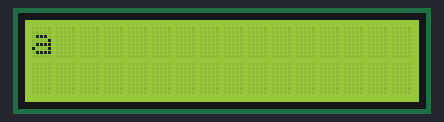
The sketch below on a simulated Arduino Uno, built with avr-gcc and run on an emulated ATmega328P. On the bench: 16×2 character LCD.

Above: at 0.16 s.
At 4.96 s:
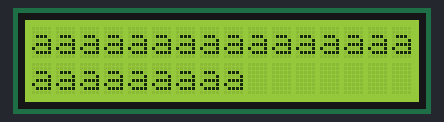
At 9.97 s:
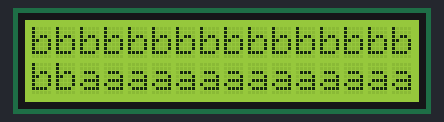
At 19.98 s:
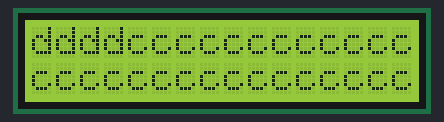
At 29.8 s:
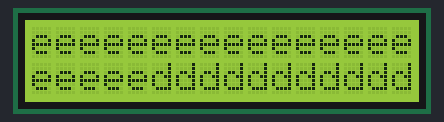
At 39.81 s:
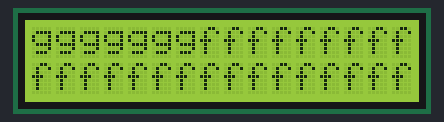

The sketch:

Set_Cursor.ino
```cpp
/*
  LiquidCrystal Library - setCursor

 Demonstrates the use a 16x2 LCD display.  The LiquidCrystal
 library works with all LCD displays that are compatible with the
 Hitachi HD44780 driver. There are many of them out there, and you
 can usually tell them by the 16-pin interface.

 This sketch prints to all the positions of the LCD using the
 setCursor(0 method:

  The circuit:
 * LCD RS pin to digital pin 12
 * LCD Enable pin to digital pin 11
 * LCD D4 pin to digital pin 5
 * LCD D5 pin to digital pin 4
 * LCD D6 pin to digital pin 3
 * LCD D7 pin to digital pin 2
 * 10K resistor:
 * ends to +5V and ground
 * wiper to LCD VO pin (pin 3)

 Library originally added 18 Apr 2008
 by David A. Mellis
 library modified 5 Jul 2009
 by Limor Fried (http://www.ladyada.net)
 example added 9 Jul 2009
 by Tom Igoe
  modified 25 July 2009
 by David A. Mellis

 http://www.arduino.cc/en/Tutorial/LiquidCrystal
 */

// include the library code:
#include "Wire.h"
#include "LiquidCrystal.h"

// these constants won't change.  But you can change the size of
// your LCD using them:
const int numRows = 2;
const int numCols = 16;

// initialize the library with the numbers of the interface pins
LiquidCrystal lcd(8, 9, 4, 5, 6, 7);  // adjust this to suit your pins.

void setup() {
  // set up the LCD's number of rows and columns:
  lcd.begin(numRows, numCols);
}

void loop() {
  // loop from ASCII 'a' to ASCII 'z':
  for (int thisLetter = 'a'; thisLetter <= 'z'; thisLetter++) {
    // loop over the columns:
    for (int thisCol = 0; thisCol < numRows; thisCol++) {
      // loop over the rows:
      for (int thisRow = 0; thisRow < numCols; thisRow++) {
        // set the cursor position:
        lcd.setCursor(thisRow,thisCol);
        // print the letter:
#if ARDUINO >= 100
        lcd.write(thisLetter);
#else
        lcd.print(thisLetter, BYTE);
#endif
        delay(200);
      }
    }
  }
}
```
